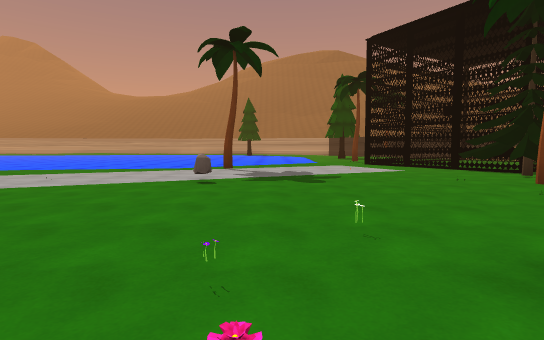
view 1 (above)

19 first-person views from a walk through a scene from a Unity 3-D project. The camera is 1.3 m above the floor, tilts 4° down and sees 80° across. The floor is counted in squares, 2.4 m on a side. Each view is taken from the middle of a square. On the plan, view 1 faces up. The plan holds only what a view shows up to about 9 squares ahead; the rest is blank. The place goes on beyond the plan. The player character is not drawn. Some animated figures are left out. Some surface patterns are stand-ins.

view 2
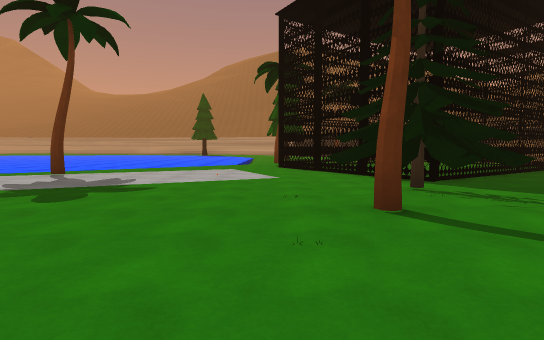

view 3
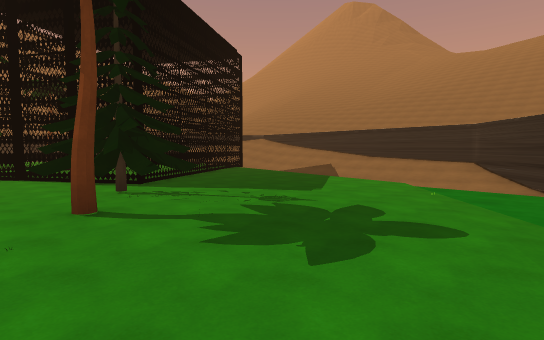

view 4
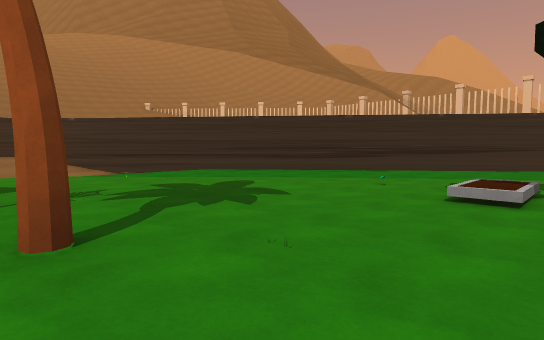

view 5
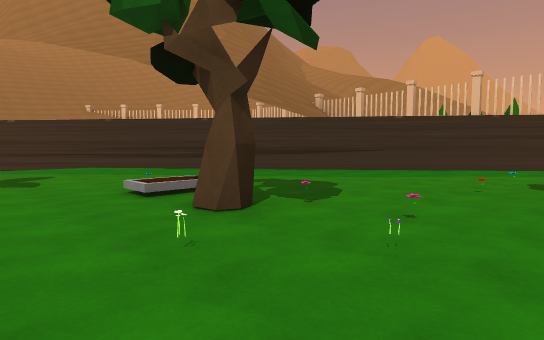

view 6
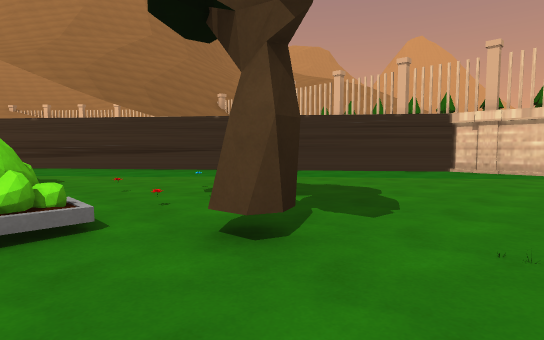

view 7
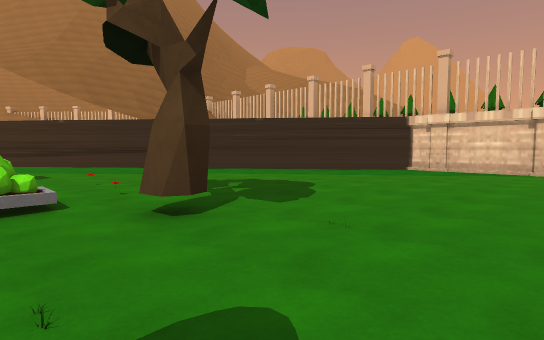

view 8
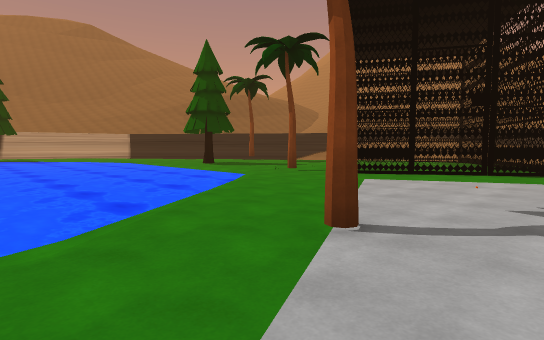

view 9
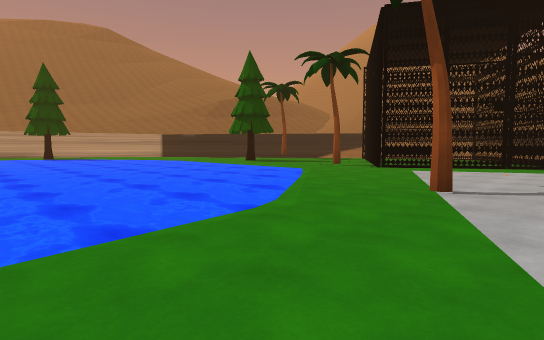

view 10
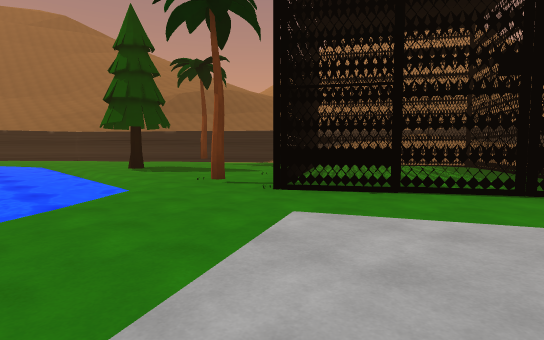

view 11
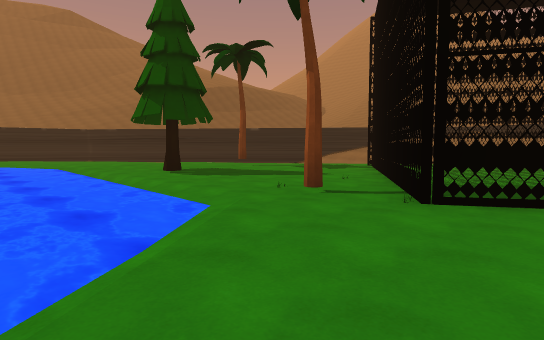

view 12
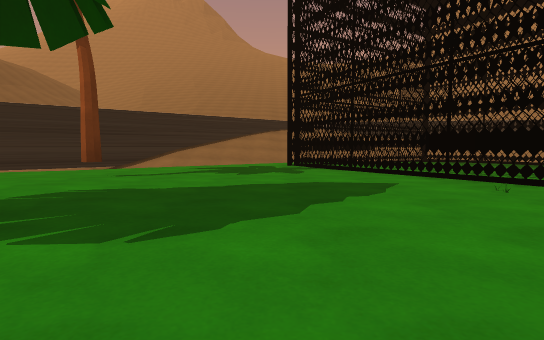

view 13
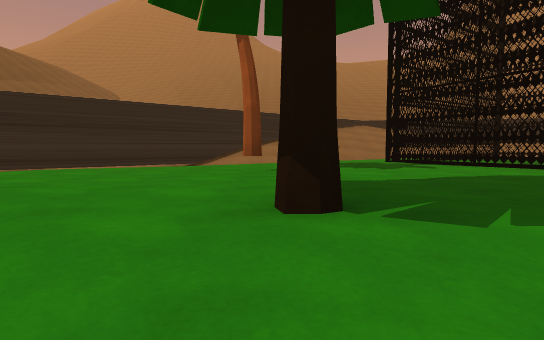

view 14
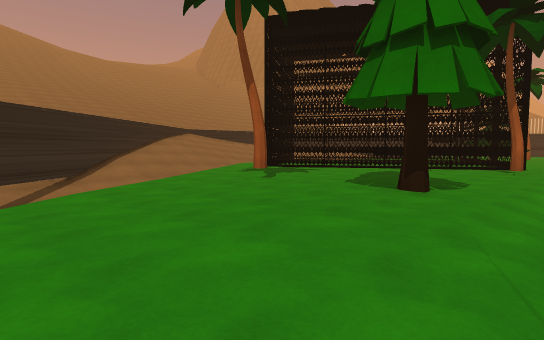

view 15
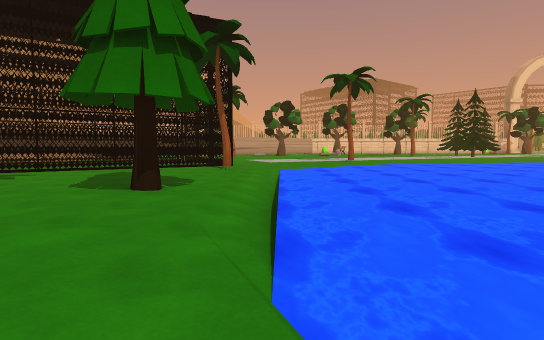

view 16
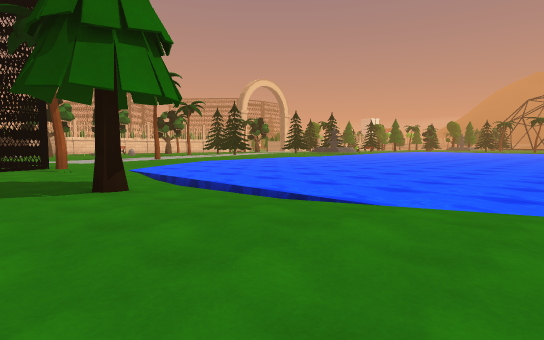

view 17
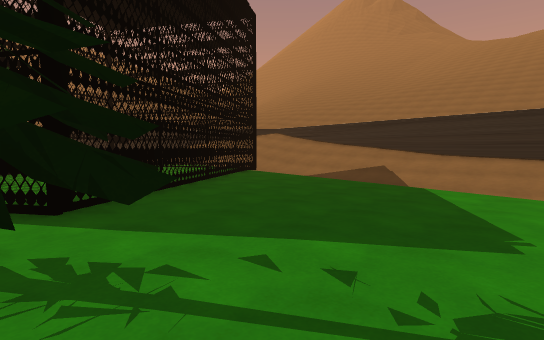

view 18
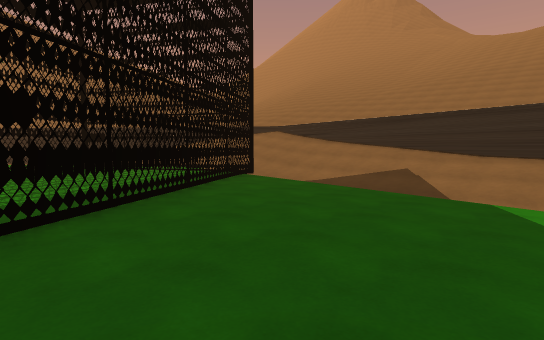

view 19
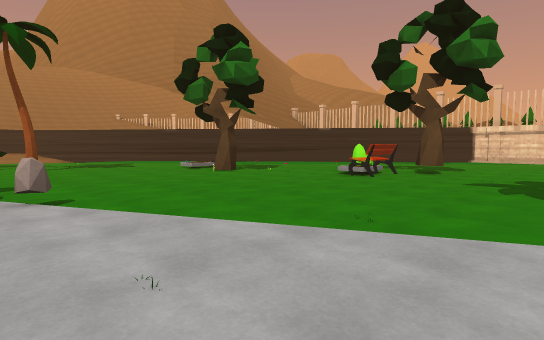

### Floor plan
Key: @ floor where view 1 was taken; # wall or solid block; x gap in a wall; . main floor; - floor 0.75 m lower than the main floor; _ floor 1.5 m lower than the main floor; / step, stairs or slope; = window, fence, low wall or low ledge; ~ water the walk can cross; ≈ water the walk keeps out of; T thing the floor can be seen under or through; R rock; B bush; E tree; O other object.
Columns run from 5 left of view 1 to 14 right of it. Each row starts with its distance up from view 1.
 21      ≈~..../  =-
 20 ≈≈≈≈≈≈≈..../  _#
 19 ≈≈≈≈≈≈≈...../ _##
 18 ≈≈≈≈≈≈≈-...../ -##
 17  ≈≈≈≈≈≈-.#.E.. //
 16  ≈≈≈≈≈≈-......///
 15  ≈≈≈≈≈≈........//
 14  ≈≈≈≈≈≈......##./
 13 ≈≈≈≈≈≈~....#x.x.
 12 ≈≈≈≈≈~..#.T....#//
 11 ≈≈≈~~....T .....#//
 10 ~~~~.....T  ..x#////
  9 ..........T x#.. //=
  8 ....#......T.../ ./=
  7 .......... T.../ ..=
  6 .........#TT.../ . #
  5 ....R....#....._-.#
  4 ..............._-.#
  3 ............../ -##
  2 ......O......./ ##
  1 ...=.O......../##
  0 ....B@....... ##
 -1 ...#........##
 -2 ...........##
 -3 ......... ##
 -4 ........
 -5 .......##
 -6  .....##
 -7  ... ##
 -8  ...#
 -9  ####
-10  OEOE

Positions as (right, up) in squares from view 1, and headings:
1: (0, 0), facing up
2: (3, 2), facing up
3: (3, 1), facing up-right
4: (2, 5), facing down-right
5: (-1, 3), facing down-right
6: (-4, 0), facing down-right
7: (-5, 0), facing down-right
8: (-3, 7), facing up-right
9: (-5, 7), facing up-right
10: (0, 8), facing up-right
11: (0, 10), facing up-right
12: (2, 15), facing right
13: (2, 17), facing right
14: (2, 21), facing down-right
15: (2, 21), facing down
16: (5, 21), facing down-left
17: (5, 4), facing up-right
18: (6, 5), facing up-right
19: (-5, 6), facing down-right
